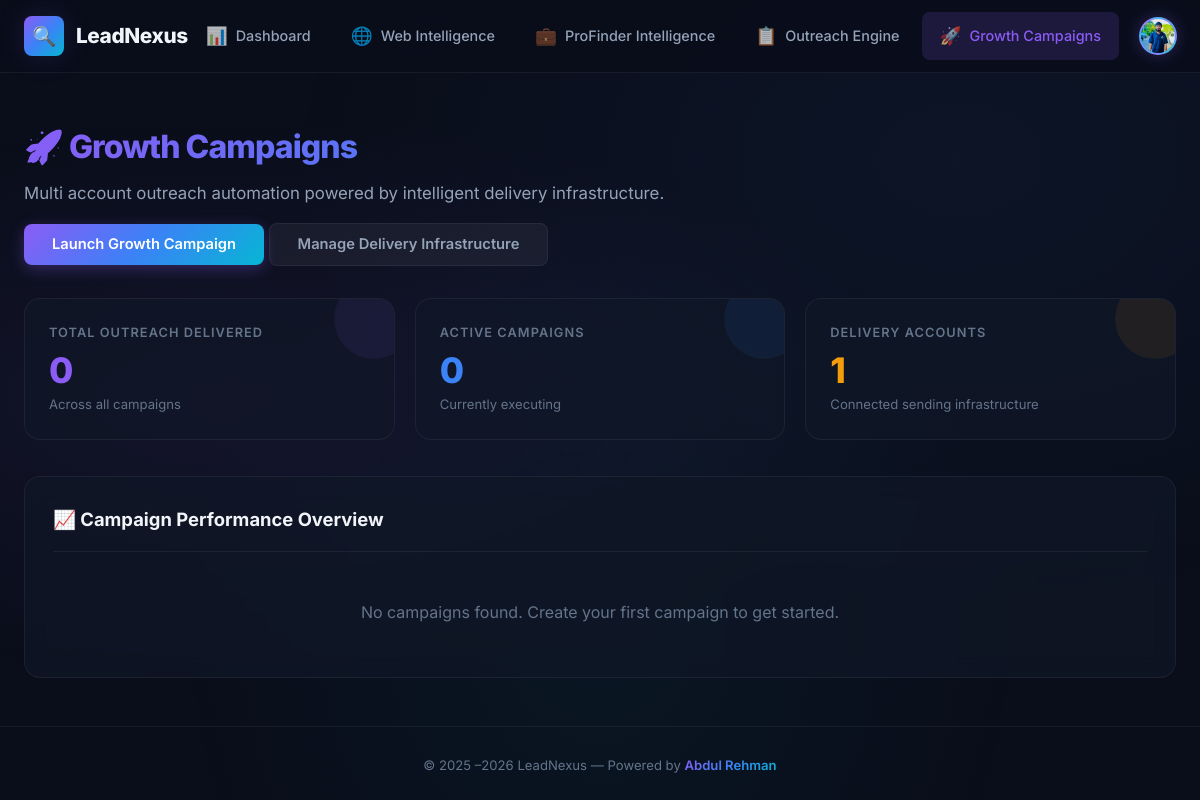
/mail/ (signed in), run on an earlier commit of the app's database.
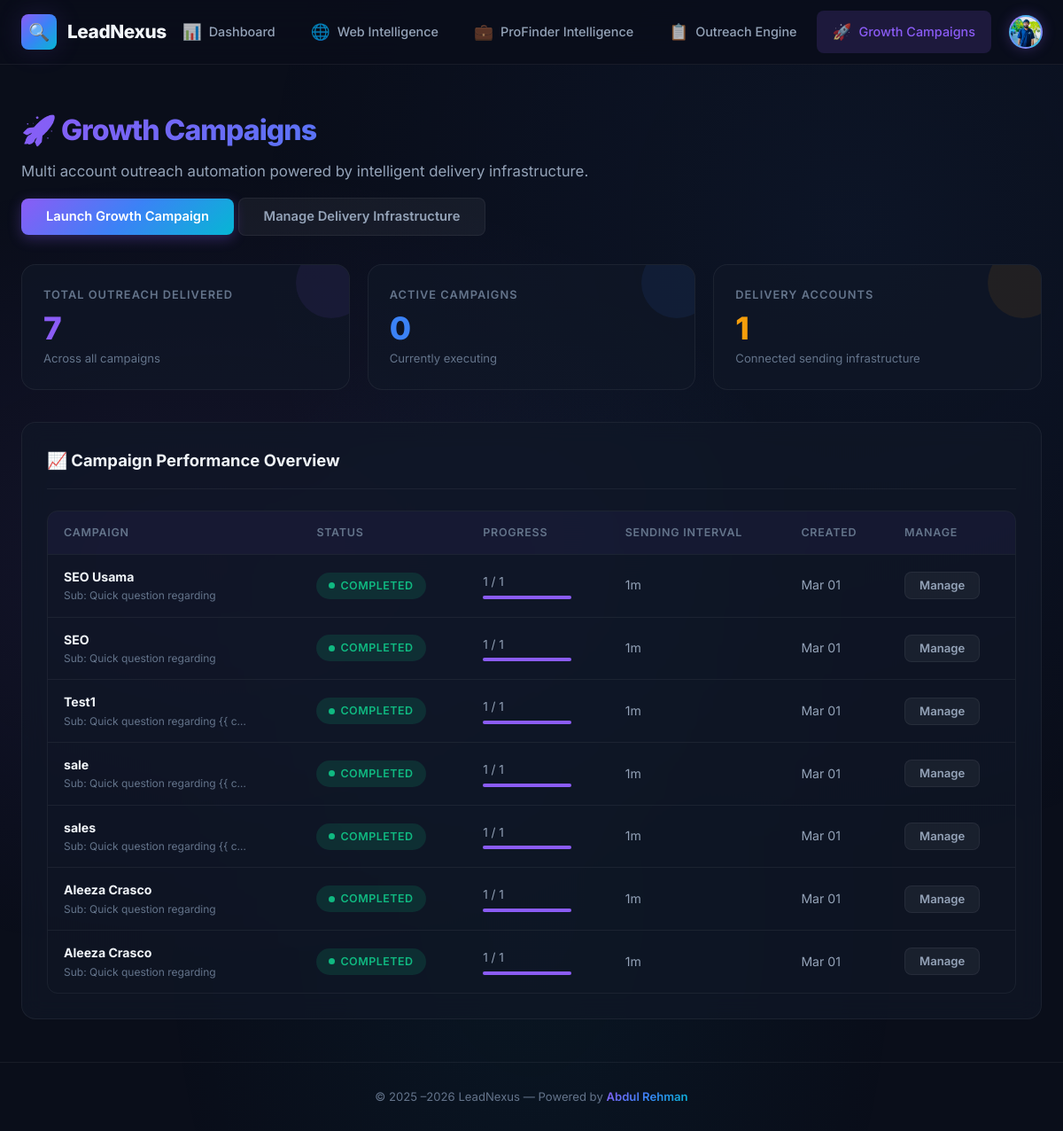
And on a later commit of the database.
### core/models.py (models this page shows, shortened)
class UserProfile(models.Model):
    user = models.OneToOneField(User, on_delete=models.CASCADE, related_name='profile')
    avatar = models.ImageField(upload_to='avatars/', null=True, blank=True)
    bio = models.TextField(max_length=500, blank=True)

### mail/models.py (models this page shows, shortened)
class EmailCampaign(models.Model):
    STATUS_CHOICES = [
        ('pending', 'Pending'),
        ('running', 'Running'),
        ('paused', 'Paused'),
        ('completed', 'Completed'),
        ('failed', 'Failed'),
    ]
    name = models.CharField(max_length=255, default="Untitled Campaign", help_text="A friendly name for your campaign")
    subject = models.CharField(max_length=255)
    body = models.TextField(help_text="Use {{ name }} for placeholders")
    gap_minutes = models.IntegerField(default=1, help_text="Wait time between each email")
    status = models.CharField(max_length=20, choices=STATUS_CHOICES, default='pending')
    created_at = models.DateTimeField(auto_now_add=True)
    updated_at = models.DateTimeField(auto_now=True)
    total_recipients = models.IntegerField(default=0)
    sent_count = models.IntegerField(default=0)
    failed_count = models.IntegerField(default=0)
    @property
    def progress_percentage(self):
        if self.total_recipients == 0:
            return 0
        return int(((self.sent_count + self.failed_count) / self.total_recipients) * 100)

### mail/template_views.py (the view)
# urls.py: path('mail/', template_views.mail_dashboard, name='mail-dashboard'),
@login_required
def mail_dashboard(request):
    campaigns_list = EmailCampaign.objects.all().order_by('-created_at')
    paginator = Paginator(campaigns_list, 10)
    page_number = request.GET.get('page')
    campaigns = paginator.get_page(page_number)
    smtp_accounts = SMTPCredential.objects.all()
    total_emails_sent = sum(c.sent_count for c in campaigns_list)
    active_campaigns = campaigns_list.filter(status='running').count()
    return render(request, 'mail/dashboard.html', {
        'active_page': 'campaigns',
        'campaigns': campaigns,
        'smtp_accounts': smtp_accounts,
        'total_emails_sent': total_emails_sent,
        'active_campaigns': active_campaigns,
        'total_campaigns': campaigns_list.count(),
    })

### templates/mail/dashboard.html (shortened to what this page needs)
{% extends "base.html" %}
{% block content %}
<div class="page-header">
    <h1 class="page-title">🚀 Growth Campaigns</h1>
    <p class="page-subtitle">Multi account outreach automation powered by intelligent delivery infrastructure.</p>
    <div style="margin-top: 16px;">
        <a href="{% url 'mail-campaign-create' %}" class="btn btn-primary">Launch Growth Campaign</a>
        <a href="{% url 'mail-smtp-settings' %}" class="btn btn-secondary">Manage Delivery Infrastructure</a>
    </div>
</div>
<div class="stats-grid">
    <div class="stat-card purple">
        <div class="stat-label">Total Outreach Delivered</div>
        <div class="stat-value">{{ total_emails_sent }}</div>
        <div class="stat-sub">Across all campaigns</div>
    </div>
    <div class="stat-card blue">
        <div class="stat-label">Active Campaigns</div>
        <div class="stat-value">{{ active_campaigns }}</div>
        <div class="stat-sub">Currently executing</div>
    </div>
    <div class="stat-card amber">
        <div class="stat-label">Delivery Accounts</div>
        <div class="stat-value">{{ smtp_accounts.count }}</div>
        <div class="stat-sub">Connected sending infrastructure</div>
    </div>
</div>
<div class="card">
    <div class="card-header">
        <h2 class="card-title">📈 Campaign Performance Overview</h2>
    </div>
    {% if campaigns %}
    <div class="table-wrapper">
        <table class="data-table">
            <thead>
                <tr>
                    <th>Campaign</th>
                    <th>Status</th>
                    <th>Progress</th>
                    <th>Sending Interval</th>
                    <th>Created</th>
                    <th>Manage</th>
                </tr>
            </thead>
            <tbody>
                {% for campaign in campaigns %}
                <tr>
                    <td>
                        <a href="{% url 'mail-campaign-detail' campaign.id %}" style="text-decoration: none; color: inherit;">
                            <div class="cell-name" style="font-weight: 700; color: var(--text-primary);">{{ campaign.name }}</div>
                            <div style="font-size: 0.75rem; color: var(--text-muted);">Sub: {{ campaign.subject|truncatechars:30 }}</div>
                        </a>
                    </td>
                    <td><span class="badge badge-{{ campaign.status }}"><span class="badge-dot"></span> {{ campaign.status|upper }}</span></td>
                    <td>
                        <div style="font-size: 0.85rem;">{{ campaign.sent_count }} / {{ campaign.total_recipients }}</div>
                        <div style="width: 100px; height: 4px; background: var(--border); border-radius: 2px; margin-top: 4px;">
                            <div style="width: {{ campaign.progress_percentage }}%; height: 100%; background: var(--accent-purple); border-radius: 2px;"></div>
                        </div>
                    </td>
                    <td>{{ campaign.gap_minutes }}m</td>
                    <td>{{ campaign.created_at|date:"M d" }}</td>
                    <td>
                        <a href="{% url 'mail-campaign-detail' campaign.id %}" class="btn btn-secondary btn-sm">Manage</a>
                    </td>
                </tr>
                {% endfor %}
            </tbody>
        </table>
    </div>
    {% else %}
    <p style="padding: 24px; text-align: center; color: var(--text-muted);">No campaigns found. Create your first campaign to get started.</p>
    {% endif %}
</div>
{% endblock %}

### templates/base.html (shortened to what this page needs)
{% load static %}
<!DOCTYPE html>
<html lang="en">
<head>
    <link rel="stylesheet" href="{% static 'css/style.css' %}">
</head>
<body>
    <div class="app-wrapper">
        <nav class="navbar">
            <div class="container navbar-inner">
                <a href="/" class="navbar-brand">
                    <div class="brand-icon">🔍</div>
                    LeadNexus
                </a>
                <ul class="navbar-nav">
                    <li>
                        <a href="/" class="nav-link {% if active_page == 'dashboard' %}active{% endif %}">
                            <span class="nav-icon">📊</span> Dashboard
                        </a>
                    </li>
                    <li>
                        <a href="/website-scraper/" class="nav-link {% if active_page == 'website-scraper' %}active{% endif %}">
                            <span class="nav-icon">🌐</span> Web Intelligence
                        </a>
                    </li>
                    <li>
                        <a href="/linkedin-scraper/" class="nav-link {% if active_page == 'linkedin-scraper' %}active{% endif %}">
                            <span class="nav-icon">💼</span> ProFinder Intelligence
                        </a>
                    </li>
                    <li>
                        <a href="/jobs/" class="nav-link {% if active_page == 'jobs' %}active{% endif %}">
                            <span class="nav-icon">📋</span> Outreach Engine
                        </a>
                    </li>
                    <li>
                        <a href="{% url 'mail-dashboard' %}" class="nav-link {% if active_page == 'campaigns' %}active{% endif %}">
                            <span class="nav-icon">🚀</span> Growth Campaigns
                        </a>
                    </li>
                </ul>
                {% if user.is_authenticated %}
                <div class="user-menu">
                    <div class="profile-circle" style="padding:0; overflow:hidden;">
                        {% if user.profile.avatar %}
                            <img src="{{ user.profile.avatar.url }}" style="width:100%; height:100%; object-fit:cover;">
                        {% else %}
                            {{ user.username|slice:":1" }}
                        {% endif %}
                    </div>
                </div>
                {% endif %}
            </div>
        </nav>
        <main class="container content-section">
            {% block content %}{% endblock %}
        </main>
        <footer class="footer">
            <div class="container">
                <p>
                    &copy; 2025 –{% now "Y" %} LeadNexus &mdash; Powered by
                    <span class="powered-by">Abdul Rehman</span>
                </p>
            </div>
        </footer>
    </div>
</body>
</html>

What changed in the data, as far as the page shows it:
added EmailCampaign: name "SEO Usama", subject "Quick question regarding", status "COMPLETED", sent_count "1", total_recipients "1", failed_count 0 (drawn), gap_minutes "1", created_at "Mar 01"
added EmailCampaign: name "SEO", subject "Quick question regarding", status "COMPLETED", sent_count "1", total_recipients "1", failed_count 0 (drawn), gap_minutes "1", created_at "Mar 01"
added EmailCampaign: name "Test1", subject "Quick question regarding {{ c…", status "COMPLETED", sent_count "1", total_recipients "1", failed_count 0 (drawn), gap_minutes "1", created_at "Mar 01"
added EmailCampaign: name "sale", subject "Quick question regarding {{ c…", status "COMPLETED", sent_count "1", total_recipients "1", failed_count 0 (drawn), gap_minutes "1", created_at "Mar 01"
added EmailCampaign: name "sales", subject "Quick question regarding {{ c…", status "COMPLETED", sent_count "1", total_recipients "1", failed_count 0 (drawn), gap_minutes "1", created_at "Mar 01"
added EmailCampaign: name "Aleeza Crasco", subject "Quick question regarding", status "COMPLETED", sent_count "1", total_recipients "1", failed_count 0 (drawn), gap_minutes "1", created_at "Mar 01"
added EmailCampaign: name "Aleeza Crasco", subject "Quick question regarding", status "COMPLETED", sent_count "1", total_recipients "1", failed_count 0 (drawn), gap_minutes "1", created_at "Mar 01"
Also different on the page:
{{ total_emails_sent }}: "0" → "7"
text no longer shown: "No campaigns found. Create your first campaign to get started."
text now shown: "CAMPAIGN STATUS PROGRESS SENDING INTERVAL CREATED MANAGE"
